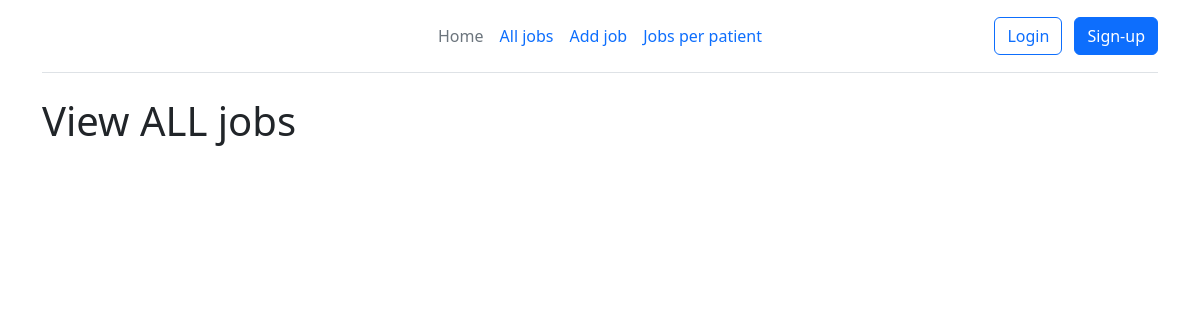
Before: /view-all-jobs with the older database file.
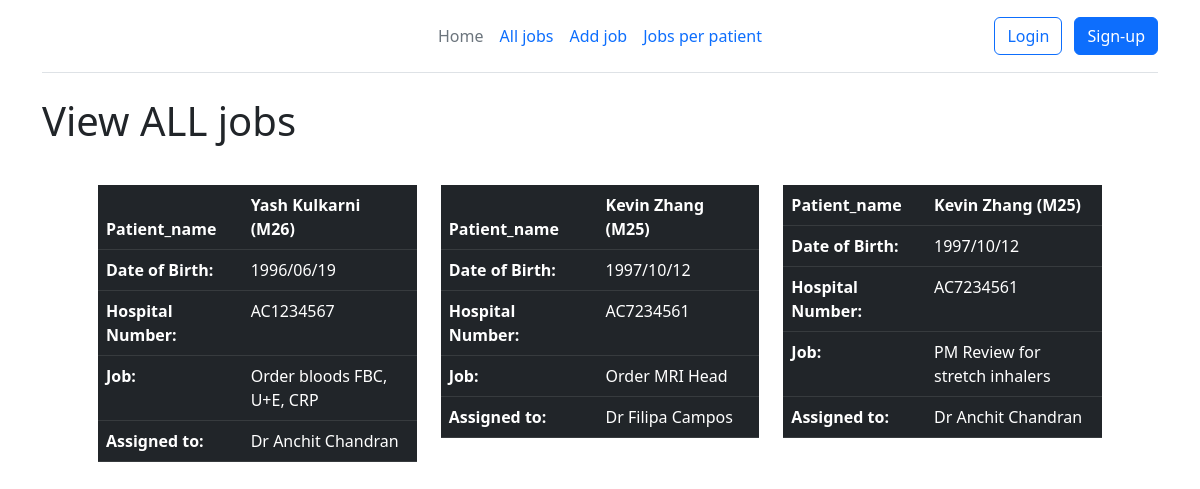
After: the same page with the newer database file.
### app_ward_jobs/models.py (models this page shows, shortened)
class Job(models.Model):
    description = models.CharField(max_length=500)
    patient = models.ForeignKey(Patient, on_delete=models.CASCADE)
    assignee = models.ForeignKey(Doctor, on_delete=models.CASCADE)

class Patient(models.Model):
    first_name = models.CharField(max_length=100)
    last_name = models.CharField(max_length=100)
    MALE='M'
    FEMALE='F'
    SEX_CHOICES = [
        (MALE, 'M'),
        (FEMALE, 'F')
    ]
    sex = models.CharField(max_length=1, choices=SEX_CHOICES, default=MALE)
    dob = models.DateField()
    hospital_number = models.IntegerField(unique=True)
    @property
    def age(self):
        today = timezone.now()
        return today.year - self.dob.year - ((today.month, today.day) < (self.dob.month, self.dob.day))
    def get_full_name(self):
        return f"{self.first_name} {self.last_name}"

class Doctor(models.Model):
    first_name = models.CharField(max_length=100)
    last_name = models.CharField(max_length=100)
    FY1 = 'FY1'
    FY2 = 'FY2'
    CT1 = 'CT1'
    CT2 = 'CT2'
    REGISTRAR = 'REG'
    CONSULTANT = 'CONS'
    GRADE_CHOICES = [
        (FY1, 'FY1'),
        (FY2, 'FY2'),
        (CT1, 'CT1'),
        (CT2, 'CT2'),
        (REGISTRAR, 'Registrar'),
        (CONSULTANT, 'Consultant'),
    ]
    grade = models.CharField(
        max_length=4,
        choices=GRADE_CHOICES,
        default=FY1,
    )
    def get_full_name(self):
        return f"{self.first_name} {self.last_name}"

### app_ward_jobs/views.py (the view)
# urls.py: path('view-all-jobs', views.all_jobs, name='all-jobs'),
def all_jobs(request):
    jobs = Job.objects.all()
    context = {
        'jobs': jobs
    }
    return render(request, template_name='app_ward_jobs/all_jobs_list.html', context=context)

### app_ward_jobs/templates/app_ward_jobs/all_jobs_list.html (shortened to what this page needs)
{% extends 'app_ward_jobs/home.html' %}  {% block page_title %} View ALL jobs {% endblock page_title %}
{% block views %}
<div class="row p-2 m-2">
  {% for job in jobs %}
  <div class="col">
    <table class="table table-dark table-hover">
      <thead>
        <th scope="col">Patient_name</th>
        <th scope="col">
          {{ job.patient.get_full_name }} ({{ job.patient.sex }}{{job.patient.age }})
        </th>
      </thead>
      <tbody>
        <tr>
          <th scope="row">Date of Birth:</th>
          <td>{{ job.patient.dob|date:'Y/m/d' }}</td>
        </tr>
        <tr>
          <th scope="row">Hospital Number:</th>
          <td>AC{{ job.patient.hospital_number }}</td>
        </tr>
        <tr>
          <th scope="row">Job:</th>
          <td>{{ job.description }}</td>
        </tr>
        <tr>
          <th scope="row">Assigned to:</th>
          <td>Dr {{ job.assignee.get_full_name }}</td>
        </tr>
      </tbody>
    </table>
  </div>
  {% endfor %}
</div>
{% endblock views %}

### app_ward_jobs/templates/app_ward_jobs/home.html
{% extends 'app_ward_jobs/base.html' %} {% block title %}{% endblock title%}
{% block content %}
<div class="container">
  <div class="row">
    <div class="col">
      <div class="row">
        <div class="col">
          <h1>{% block page_title %}Home Page{% endblock page_title %}</h1>
        </div>
      </div>
      <div class="row p-2 m-2">
        <div class="col">
          {% block views %}
          {% endblock views %}
        </div>
      </div>
    </div>
  </div>
</div>
{% endblock content %}

### app_ward_jobs/templates/app_ward_jobs/base.html (shortened to what this page needs)
{% load static %}
<!DOCTYPE html>
<html lang="en">
  <head>
    <link
      href="https://cdn.jsdelivr.net/npm/bootstrap@5.2.3/dist/css/bootstrap.min.css"
      rel="stylesheet"
    />
    <link rel="stylesheet" href="{% static 'app_ward_jobs/styles.css' %}" />
  </head>
  <body>
    {% include 'app_ward_jobs/nav.html' %}
    {% block content %}{% endblock content %}
  </body>
</html>

### app_ward_jobs/templates/app_ward_jobs/nav.html
<div class="container-fluid bg-secondary-bg">
  <div class="container">
      <header
        class="d-flex flex-wrap align-items-center justify-content-center justify-content-md-between py-3 mb-4 border-bottom"
      >
        <div class="col-md-3 mb-2 mb-md-0">
          <a href="/" class="d-inline-flex link-body-emphasis text-decoration-none">
            <svg
              class="bi"
              width="40"
              height="32"
              role="img"
              aria-label="Bootstrap"
            >
              <use xlink:href="#bootstrap"></use>
            </svg>
          </a>
        </div>
        <ul class="nav col-12 col-md-auto mb-2 justify-content-center mb-md-0">
          <li><a href="{% url 'home' %}" class="nav-link px-2 link-secondary">Home</a></li>
          <li><a href="{% url 'all-jobs' %}" class="nav-link px-2">All jobs</a></li>
          <li><a href="{% url 'add-job' %}" class="nav-link px-2">Add job</a></li>
          <li><a href="#" class="nav-link px-2">Jobs per patient</a></li>
        </ul>
        <div class="col-md-3 text-end">
          <button type="button" class="btn btn-outline-primary me-2">Login</button>
          <button type="button" class="btn btn-primary">Sign-up</button>
        </div>
      </header>
  </div>
</div>

Changed rows visible on the page:
added Job: patient.get_full_name "Yash Kulkarni", patient.sex "M", patient.age "26", patient.dob "1996/06/19", patient.hospital_number "1234567", description "Order bloods FBC, U+E, CRP", assignee.get_full_name "Anchit Chandran"
added Job: patient.get_full_name "Kevin Zhang", patient.sex "M", patient.age "25", patient.dob "1997/10/12", patient.hospital_number "7234561", description "Order MRI Head", assignee.get_full_name "Filipa Campos"
added Job: patient.get_full_name "Kevin Zhang", patient.sex "M", patient.age "25", patient.dob "1997/10/12", patient.hospital_number "7234561", description "PM Review for stretch inhalers", assignee.get_full_name "Anchit Chandran"
